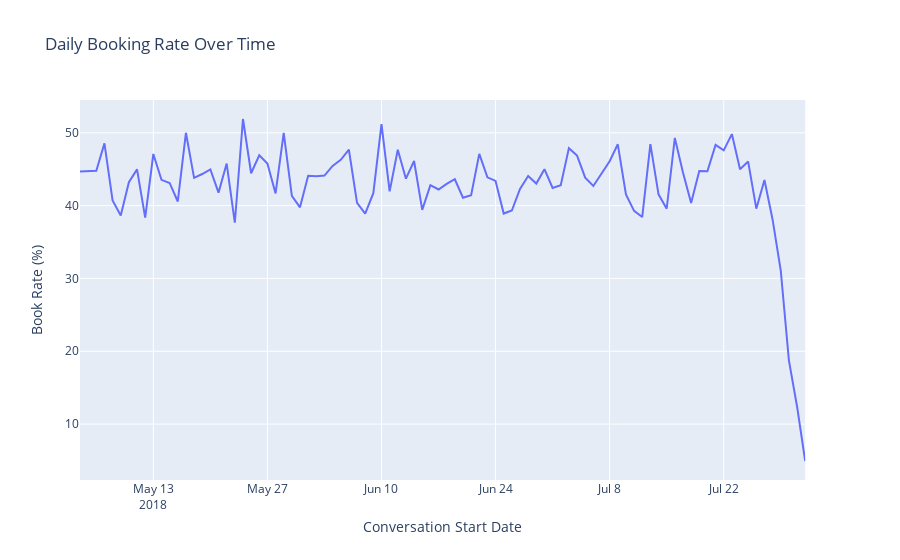

Write notebook code for a chart like this one.
### Code cell
fig = px.line(df_book_rate, x='date', y='rate', title='Daily Booking Rate')
fig.update_layout(title='Daily Booking Rate Over Time',
                   xaxis_title='Conversation Start Date',
                   yaxis_title='Book Rate (%)')
fig.show()
